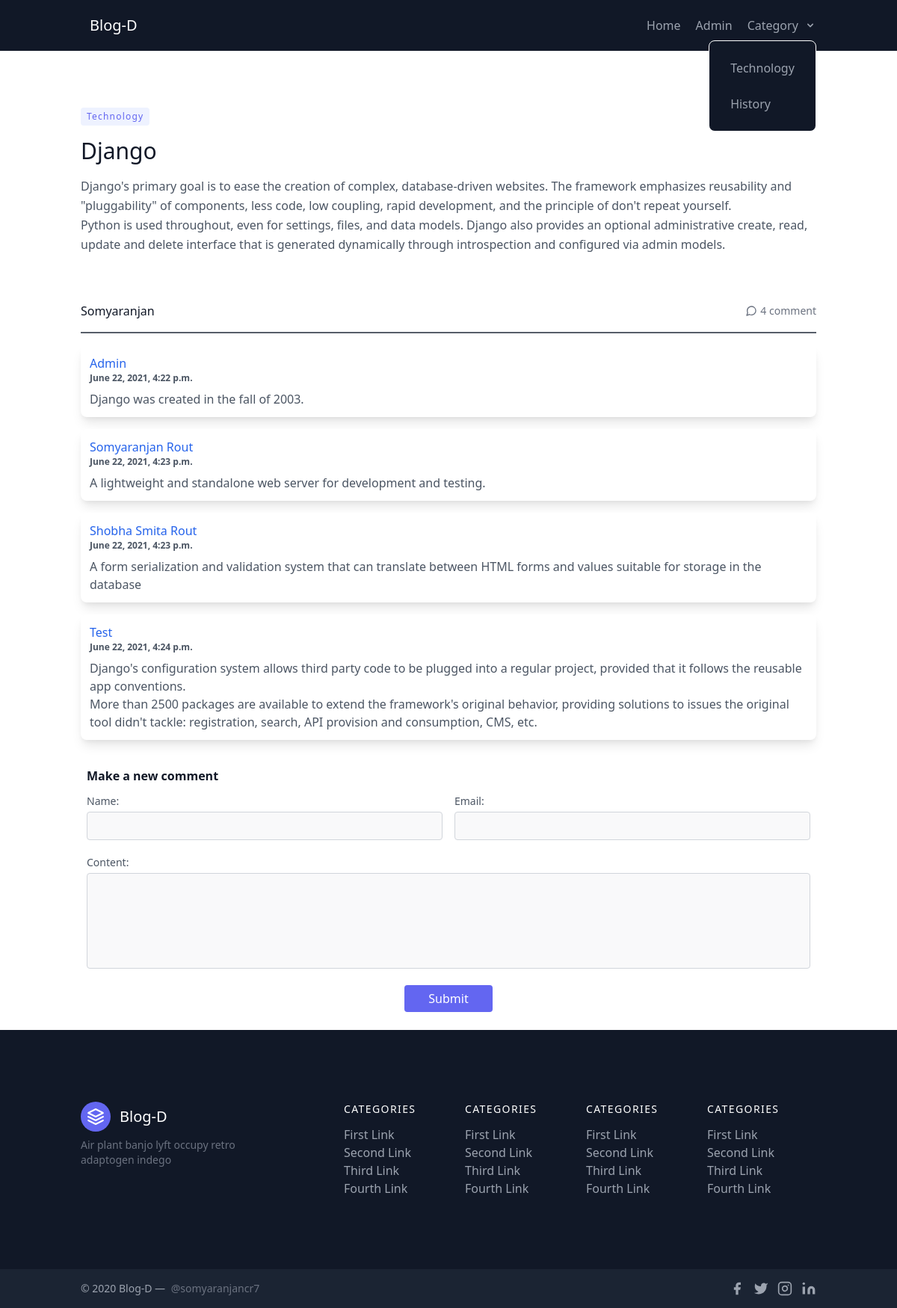
/django/, run on the app's committed database.
### blog/models.py (models this page shows, shortened)
class Category(models.Model):
    name = models.CharField(max_length=100)
    status = models.BooleanField(default=True)
    def __str__(self):
        return self.name

class Post(models.Model):
    class NewManager(models.Manager):
        def get_queryset(self):
            return super().get_queryset() .filter(status = 'published')
    options = (
        ('draft', 'Draft'),
        ('published', 'Published'),
    )
    title = models.CharField(max_length=250)
    slug =  models.SlugField(max_length=250, unique_for_date='publish')
    publish = models.DateTimeField(default=timezone.now)
    author = models.ForeignKey(User, on_delete=models.CASCADE, related_name='blog_posts')
    category = models.ForeignKey(Category, on_delete=models.PROTECT, default=1, related_name='blog_category')
    content = models.TextField()
    image = models.ImageField(upload_to=user_directory_path, default='posts/default.jpg')
    status = models.CharField(max_length=10, choices=options, default='published')
    objects = models.Manager() # default manager
    newManager = NewManager() # custom manager to show published blogs only
    class Meta:
        ordering = ('-publish',)

class Comment(MPTTModel):
    post = models.ForeignKey(Post, on_delete=models.CASCADE, related_name="comments")
    parent = TreeForeignKey('self', on_delete=models.CASCADE, null=True, blank=True, related_name='children')
    name = models.CharField(max_length=50)
    email = models.EmailField()
    content = models.TextField()
    publish = models.DateTimeField(auto_now_add=True)
    status = models.BooleanField(default=True)
    class MPTTMeta:
        order_insertion_by = ["publish"]

### blog/views.py (the view)
# urls.py: path('<slug:post>/', views.post, name='post'),
def post(request, post):
    post = get_object_or_404(Post, slug=post, status='published')
    comments = post.comments.filter(status=True)
    user_comment = None
    if request.method == 'POST':
        comment_form = NewCommentForm(request.POST)
        if comment_form.is_valid():
            user_comment = comment_form.save(commit=False) # not commiting post to db
            user_comment.post = post                       # getting the post details
            user_comment.save()                            # then saving it to db
            return HttpResponseRedirect('/' + post.slug)
    else:
        comment_form = NewCommentForm()
    data = { 'post': post,
             'comments': comments,
             'comment': user_comment,
             'comment_form': comment_form
            }
    return render(request, 'post.html', data)

### blog/views.py (called while the page is built)
def category_list(request):
    category_list = Category.objects.exclude(name='default')
    context = {
        "category_list" : category_list,
    }
    return context

### blog/templates/post.html (shortened to what this page needs)
{% extends "base.html" %}
{% block content %}
<section class="text-gray-600 body-font overflow-hidden">
  <div class="container px-5 pt-52 md:pt-48 pb-16 mx-auto">
    <div class="flex flex-wrap -m-12">
      <div class="px-12 w-full flex flex-col items-start">
        <span
          class="inline-block py-1 px-2 rounded bg-indigo-50 text-indigo-500 text-xs font-medium tracking-widest">{{post.category|title}}</span>
        <h2 class="sm:text-3xl text-2xl title-font font-medium text-gray-900 mt-4 mb-4">{{post.title}}</h2>
        <p class="leading-relaxed mb-8">{{post.content|safe}}</p>
        <div class="flex items-center flex-wrap py-4 my-4 border-b-2 border-gray-800 border-opacity-75 w-full">
          <a class="inline-flex items-center">
            <span class="flex-grow flex flex-col">
              <span class="title-font font-medium text-gray-900">{{post.author}}</span>
            </span>
          </a>
          <a href="#comment" class="text-gray-500 inline-flex items-center ml-auto leading-none text-sm">
            {% with comments.count as totol_comment %}
            {{ totol_comment }} comment{{ total_comments|pluralize }}
            {% endwith %}
          </a>
        </div>
      </div>
<section class="rounded-b-lg w-full px-12">
    {% for comment in comments %}
    <div class="bg-white rounded-lg p-3  flex flex-col items-start shadow-lg mb-4">
      <div class="mr-2">
          <h3 class="text-blue-600 font-medium text-md text-left">{{ comment.name }}</h3>
          <p class="font-semibold text-xs">{{ comment.publish }}</p>
      </div>
      <div class="mt-2">
        <p style="width: 90%" class="text-gray-600 text-md text-left">
          {{ comment.content|linebreaks }}
        </p>
      </div>
    </div>
    {% endfor %}
</section>
<section id="comment" class="w-full mt-5">
    <h2 class="pl-14 text-gray-900 te xt-xl title-font font-semibold subpixel-antialiased">Make a new comment</h2>
    <form method="POST">
      <div class="px-12 w-full flex flex-wrap">
        <div class="p-2 w-1/2">
          <div class="relative">
            <label for="name" class="leading-7 text-sm text-gray-600">{{ comment_form.name.label_tag }}</label>
            {{ comment_form.name }}
          </div>
        </div>
        <div class="p-2 w-1/2">
          <div class="relative">
            <label for="email" class="leading-7 text-sm text-gray-600">{{ comment_form.email.label_tag }}</label>
            {{ comment_form.email }}
          </div>
        </div>
        <div class="p-2 w-full">
          <div class="relative">
            <label for="message" class="leading-7 text-sm text-gray-600">{{ comment_form.content.label_tag }}</label>
            {{ comment_form.content }}
          </div>
        </div>
        <div class="p-2 w-full">
          <button type="submit"
            class="flex mx-auto text-white bg-indigo-500 border-0 py-1.5 px-8 focus:outline-none hover:bg-indigo-600 rounded text-base">Submit</button>
        </div>
      </div>
    </form>
</section>
    </div>
  </div>
</section>
{% endblock %}

### blog/templates/base.html (shortened to what this page needs)
<!DOCTYPE html>
<html lang="en">
<head>
    <link href="https://unpkg.com/tailwindcss@^2/dist/tailwind.min.css" rel="stylesheet">
</head>
<body>
    <header class="text-gray-400 bg-gray-900 body-font fixed w-full z-50">
        <div class="container mx-auto flex flex-wrap p-5 flex-col md:flex-row items-center">
          <a class="flex title-font font-medium items-center text-white mb-4 md:mb-0">
            <span class="ml-3 text-xl">Blog-D</span>
          </a>
          <nav class="md:ml-auto flex flex-wrap items-center text-base justify-center">
            <a class="mr-5 hover:text-white" href="/">Home</a>
            <a class="mr-5 hover:text-white" href="/admin">Admin</a>
            <div @click.away="open = false" class="relative" x-data="{ open: false }">
              <button @click="open = !open" class="hover:text-white focus:text-white focus:outline-none">
                <span>Category</span>
              </button>
              <div x-show="open" x-transition:enter="transition ease-out duration-100" x-transition:enter-start="transform opacity-0 scale-95" x-transition:enter-end="transform opacity-100 scale-100" x-transition:leave="transition ease-in duration-75" x-transition:leave-start="transform opacity-100 scale-100" x-transition:leave-end="transform opacity-0 scale-95"
              class="absolute right-0 w-36 mt-2 origin-top-right z-50">
                <div class="flex justify-center bg-gray-900 rounded-lg border border-white">
                  <div>
                    {% for category in category_list %}
                    <a class="p-0.5 focus:outline-none text-gray-400 hover:text-white" href="/category/{{category.name}}">
                      <p class="font-light">{{category.name|title}}</p>
                    </a>
                    {% endfor %}
                  </div>
                </div>
              </div>
            </div>
          </nav>
        </div>
      </header>
      {% block content %}
      {% endblock%}
    <footer class="text-gray-400 bg-gray-900 body-font">
        <div class="container px-5 py-24 mx-auto flex md:items-center lg:items-start md:flex-row md:flex-nowrap flex-wrap flex-col">
          <div class="w-64 flex-shrink-0 md:mx-0 mx-auto text-center md:text-left">
            <a class="flex title-font font-medium items-center md:justify-start justify-center text-white">
              <svg xmlns="http://www.w3.org/2000/svg" fill="none" stroke="currentColor" stroke-linecap="round" stroke-linejoin="round" stroke-width="2" class="w-10 h-10 text-white p-2 bg-indigo-500 rounded-full" viewBox="0 0 24 24">
                <path d="M12 2L2 7l10 5 10-5-10-5zM2 17l10 5 10-5M2 12l10 5 10-5"></path>
              </svg>
              <span class="ml-3 text-xl">Blog-D</span>
            </a>
            <p class="mt-2 text-sm text-gray-500">Air plant banjo lyft occupy retro adaptogen indego</p>
          </div>
          <div class="flex-grow flex flex-wrap md:pl-20 -mb-10 md:mt-0 mt-10 md:text-left text-center">
            <div class="lg:w-1/4 md:w-1/2 w-full px-4">
              <h2 class="title-font font-medium text-white tracking-widest text-sm mb-3">CATEGORIES</h2>
              <nav class="list-none mb-10">
                <li>
                  <a class="text-gray-400 hover:text-white">First Link</a>
                </li>
                <li>
                  <a class="text-gray-400 hover:text-white">Second Link</a>
                </li>
                <li>
                  <a class="text-gray-400 hover:text-white">Third Link</a>
                </li>
                <li>
                  <a class="text-gray-400 hover:text-white">Fourth Link</a>
                </li>
              </nav>
            </div>
            <div class="lg:w-1/4 md:w-1/2 w-full px-4">
              <h2 class="title-font font-medium text-white tracking-widest text-sm mb-3">CATEGORIES</h2>
              <nav class="list-none mb-10">
                <li>
                  <a class="text-gray-400 hover:text-white">First Link</a>
                </li>
                <li>
                  <a class="text-gray-400 hover:text-white">Second Link</a>
                </li>
                <li>
                  <a class="text-gray-400 hover:text-white">Third Link</a>
                </li>
                <li>
                  <a class="text-gray-400 hover:text-white">Fourth Link</a>
                </li>
              </nav>
            </div>
            <div class="lg:w-1/4 md:w-1/2 w-full px-4">
              <h2 class="title-font font-medium text-white tracking-widest text-sm mb-3">CATEGORIES</h2>
              <nav class="list-none mb-10">
                <li>
                  <a class="text-gray-400 hover:text-white">First Link</a>
                </li>
                <li>
                  <a class="text-gray-400 hover:text-white">Second Link</a>
                </li>
                <li>
                  <a class="text-gray-400 hover:text-white">Third Link</a>
                </li>
                <li>
                  <a class="text-gray-400 hover:text-white">Fourth Link</a>
                </li>
              </nav>
            </div>
            <div class="lg:w-1/4 md:w-1/2 w-full px-4">
              <h2 class="title-font font-medium text-white tracking-widest text-sm mb-3">CATEGORIES</h2>
              <nav class="list-none mb-10">
                <li>
                  <a class="text-gray-400 hover:text-white">First Link</a>
                </li>
                <li>
                  <a class="text-gray-400 hover:text-white">Second Link</a>
                </li>
                <li>
                  <a class="text-gray-400 hover:text-white">Third Link</a>
                </li>
                <li>
                  <a class="text-gray-400 hover:text-white">Fourth Link</a>
                </li>
              </nav>
            </div>
          </div>
        </div>
        <div class="bg-gray-800 bg-opacity-75">
          <div class="container mx-auto py-4 px-5 flex flex-wrap flex-col sm:flex-row">
            <p class="text-gray-400 text-sm text-center sm:text-left">© 2020 Blog-D —
              <a href="/" rel="noopener noreferrer" class="text-gray-500 ml-1" target="_blank">@somyaranjancr7</a>
            </p>
            <span class="inline-flex sm:ml-auto sm:mt-0 mt-2 justify-center sm:justify-start">
              <a class="text-gray-400">
                <svg fill="currentColor" stroke-linecap="round" stroke-linejoin="round" stroke-width="2" class="w-5 h-5" viewBox="0 0 24 24">
                  <path d="M18 2h-3a5 5 0 00-5 5v3H7v4h3v8h4v-8h3l1-4h-4V7a1 1 0 011-1h3z"></path>
                </svg>
              </a>
              <a class="ml-3 text-gray-400">
                <svg fill="currentColor" stroke-linecap="round" stroke-linejoin="round" stroke-width="2" class="w-5 h-5" viewBox="0 0 24 24">
                  <path d="M23 3a10.9 10.9 0 01-3.14 1.53 4.48 4.48 0 00-7.86 3v1A10.66 10.66 0 013 4s-4 9 5 13a11.64 11.64 0 01-7 2c9 5 20 0 20-11.5a4.5 4.5 0 00-.08-.83A7.72 7.72 0 0023 3z"></path>
                </svg>
              </a>
              <a class="ml-3 text-gray-400">
                <svg fill="none" stroke="currentColor" stroke-linecap="round" stroke-linejoin="round" stroke-width="2" class="w-5 h-5" viewBox="0 0 24 24">
                  <rect width="20" height="20" x="2" y="2" rx="5" ry="5"></rect>
                  <path d="M16 11.37A4 4 0 1112.63 8 4 4 0 0116 11.37zm1.5-4.87h.01"></path>
                </svg>
              </a>
              <a class="ml-3 text-gray-400">
                <svg fill="currentColor" stroke="currentColor" stroke-linecap="round" stroke-linejoin="round" stroke-width="0" class="w-5 h-5" viewBox="0 0 24 24">
                  <path stroke="none" d="M16 8a6 6 0 016 6v7h-4v-7a2 2 0 00-2-2 2 2 0 00-2 2v7h-4v-7a6 6 0 016-6zM2 9h4v12H2z"></path>
                  <circle cx="4" cy="4" r="2" stroke="none"></circle>
                </svg>
              </a>
            </span>
          </div>
        </div>
      </footer>
</body>
</html>

### data on the page
Category: name "Technology"
Category: name "History"
Post: category "Technology", title "Django", content "Django's primary goal is to ease the creation of complex, database-driven websites. The framework emphasizes reusability and \"pluggability\" of components, less code, low coupling, rapid development, and the principle of don't repeat yourself. Python is used throughout, even for settings, files, and data models. Django also provides an optional administrative create, read, update and delete interface that is generated dynamically through introspection and configured via admin models.", author "Somyaranjan"
Comment: name "Admin", publish "June 22, 2021, 4:22 p.m.", content "Django was created in the fall of 2003."
Comment: name "Somyaranjan Rout", publish "June 22, 2021, 4:23 p.m.", content "A lightweight and standalone web server for development and testing."
Comment: name "Shobha Smita Rout", publish "June 22, 2021, 4:23 p.m.", content "A form serialization and validation system that can translate between HTML forms and values suitable for storage in the database"
Comment: name "Test", publish "June 22, 2021, 4:24 p.m.", content "Django's configuration system allows third party code to be plugged into a regular project, provided that it follows the reusable app conventions. More than 2500 packages are available to extend the framework's original behavior, providing solutions to issues the original tool didn't tackle: registration, search, API provision and consumption, CMS, etc."

### other printed values
{{ totol_comment }} "4"
{{ comment_form.name.label_tag }} "Name:"
{{ comment_form.email.label_tag }} "Email:"
{{ comment_form.content.label_tag }} "Content:"
